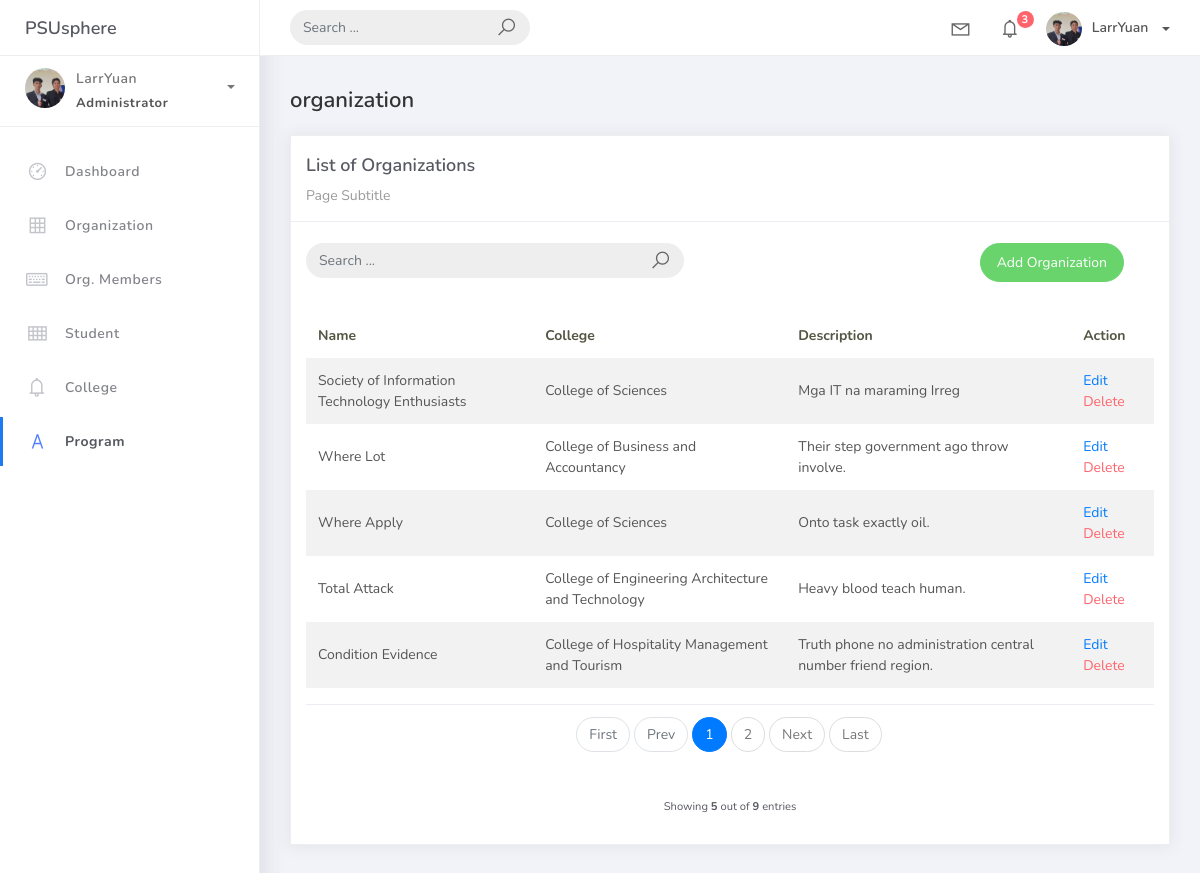
Screenshot of /organization_list with the database file from the repository.
### studentorg/models.py (models this page shows, shortened)
class BaseModel(models.Model):
    created_at = models.DateTimeField(auto_now_add=True, db_index=True)
    updated_at = models.DateTimeField(auto_now=True)
    class Meta:
        abstract = True

class Organization(BaseModel):
    name = models.CharField(max_length=250)
    college = models.ForeignKey(College, null=True, blank=True, on_delete=models.CASCADE)
    description = models.CharField(max_length=500)

class College(BaseModel):
    college_name = models.CharField(max_length=150)
    def __str__(self):
        return self.college_name

### studentorg/views.py (the view)
# urls.py: path('organization_list', OrganizationList.as_view(), name='organization-list'),
class OrganizationList(ListView):
    model = Organization
    context_object_name = 'organization'
    template_name = 'organization/org_list.html'
    paginate_by = 5
    def get_queryset(self, *args, **kwargs):
        qs = super(OrganizationList, self).get_queryset(*args, **kwargs)
        if self.request.GET.get("q") != None:
            query = self.request.GET.get('q')
            qs = qs.filter(Q(name__icontains=query) |
                        Q (description__icontains=query) |
                        Q (college__college_name__icontains=query))
        return qs

### templates/organization/org_list.html (shortened to what this page needs)
{% extends 'base.html' %} {% load static %} {% block content %}
<div class="content">
  <div class="container-fluid">
    <h4 class="page-title">organization</h4>
    <div class="row">
      <div class="col-md-12">
        <div class="card">
          <div class="card-header">
            <div class="card-title">List of Organizations</div>
            <div class="card-category">Page Subtitle</div>
          </div>
          <br />
          <div class="col-md-12 row">
            <div class="col-md-6">
              <form class="navbar-left navbar-form nav-search mr-md-3" action="{% url 'organization-list' %}">
                <div class="input-group">
                  <input type="text"placeholder="Search ..." class="form-control" name="q"/>
                  <div class="input-group-append">
                    <span class="input-group-text">
                      <i class="la la-search search-icon"></i>
                    </span>
                  </div>
                </div>
              </form>
            </div>
            <div class="col-md-6">
              <div class="pull-right">
                <a
                  href="{% url 'organization-add' %}"
                  class="btn btn-success btn-rounded"
                  >Add Organization</a
                >
              </div>
            </div>
          </div>
          <div class="card-body">
            <table class="table table-striped mt-3">
              <thead>
                <tr>
                  <th scope="col">Name</th>
                  <th scope="col">College</th>
                  <th scope="col">Description</th>
                  <th scope="col">Action</th>
                </tr>
              </thead>
              <tbody>
                {% for object in object_list %}
                <tr>
                  <td>{{ object.name}}</td>
                  <td>{{ object.college }}</td>
                  <td>{{ object.description }}</td>
                  <td>
                    <a href="organization_list/{{object.id}}">Edit</a>
                    <a href="organization_list/{{object.id}}/delete" class="text-danger">Delete</a>
                  </td>
                </tr>
                {% endfor %}
              </tbody>
            </table>
            {% include 'includes/pagination.html' %}
          </div>
        </div>
      </div>
    </div>
  </div>
</div>
{% endblock %}

### rows the page displays
Organization: name "Society of Information Technology Enthusiasts", college "College of Sciences", description "Mga IT na maraming Irreg"
Organization: name "Where Lot", college "College of Business and Accountancy", description "Their step government ago throw involve."
Organization: name "Where Apply", college "College of Sciences", description "Onto task exactly oil."
Organization: name "Total Attack", college "College of Engineering Architecture and Technology", description "Heavy blood teach human."
Organization: name "Condition Evidence", college "College of Hospitality Management and Tourism", description "Truth phone no administration central number friend region."

### other values shown
{{ page_num }} "1"
{{ page_num }} "2"
{{ object_list.count }} "5"
{{ paginator.count }} "9"
